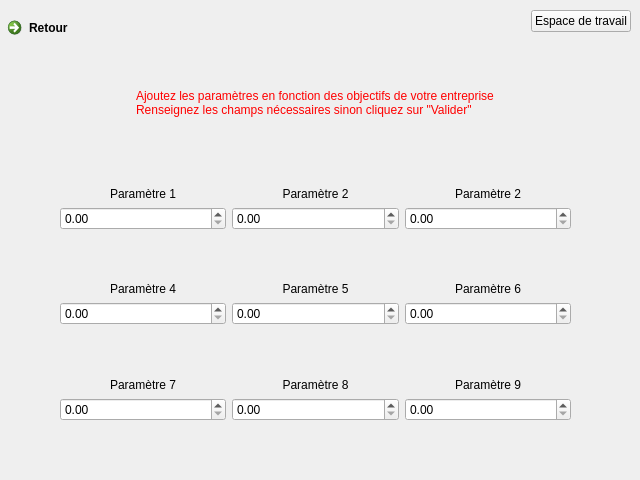
<?xml version="1.0" encoding="UTF-8"?>
<ui version="4.0">
 <class>Dialog</class>
 <widget class="QDialog" name="Dialog">
  <property name="geometry">
   <rect>
    <x>0</x>
    <y>0</y>
    <width>640</width>
    <height>480</height>
   </rect>
  </property>
  <property name="windowTitle">
   <string>Dialog</string>
  </property>
  <property name="styleSheet">
   <string notr="true"/>
  </property>
  <widget class="QWidget" name="layoutWidget_3">
   <property name="geometry">
    <rect>
     <x>0</x>
     <y>10</y>
     <width>631</width>
     <height>115</height>
    </rect>
   </property>
   <layout class="QVBoxLayout" name="verticalLayout_2">
    <item>
     <layout class="QHBoxLayout" name="horizontalLayout_2">
      <item alignment="Qt::AlignLeft|Qt::AlignTop">
       <widget class="QCommandLinkButton" name="retour">
        <property name="text">
         <string>Retour</string>
        </property>
       </widget>
      </item>
      <item alignment="Qt::AlignRight|Qt::AlignTop">
       <widget class="QPushButton" name="pushButton_5">
        <property name="text">
         <string>Espace de travail</string>
        </property>
       </widget>
      </item>
     </layout>
    </item>
    <item>
     <spacer name="horizontalSpacer">
      <property name="orientation">
       <enum>Qt::Horizontal</enum>
      </property>
      <property name="sizeHint" stdset="0">
       <size>
        <width>40</width>
        <height>20</height>
       </size>
      </property>
     </spacer>
    </item>
    <item alignment="Qt::AlignHCenter">
     <widget class="QLabel" name="label">
      <property name="styleSheet">
       <string notr="true">font: 75 12pt &quot;MS Shell Dlg 2&quot;;
color: rgb(255, 0, 0);</string>
      </property>
      <property name="text">
       <string>Ajoutez les paramètres en fonction des objectifs de votre entreprise
Renseignez les champs nécessaires sinon cliquez sur &quot;Valider&quot;</string>
      </property>
     </widget>
    </item>
   </layout>
  </widget>
  <widget class="QWidget" name="layoutWidget">
   <property name="geometry">
    <rect>
     <x>60</x>
     <y>140</y>
     <width>511</width>
     <height>281</height>
    </rect>
   </property>
   <layout class="QGridLayout" name="gridLayout">
    <item row="0" column="0">
     <layout class="QVBoxLayout" name="verticalLayout">
      <item>
       <widget class="QLabel" name="label_2">
        <property name="styleSheet">
         <string notr="true"/>
        </property>
        <property name="text">
         <string>Paramètre 1</string>
        </property>
        <property name="alignment">
         <set>Qt::AlignBottom|Qt::AlignHCenter</set>
        </property>
       </widget>
      </item>
      <item>
       <widget class="QDoubleSpinBox" name="doubleSpinBox"/>
      </item>
     </layout>
    </item>
    <item row="0" column="1">
     <layout class="QVBoxLayout" name="verticalLayout_4">
      <item>
       <widget class="QLabel" name="label_4">
        <property name="styleSheet">
         <string notr="true"/>
        </property>
        <property name="text">
         <string>Paramètre 2</string>
        </property>
        <property name="alignment">
         <set>Qt::AlignBottom|Qt::AlignHCenter</set>
        </property>
       </widget>
      </item>
      <item>
       <widget class="QDoubleSpinBox" name="doubleSpinBox_3"/>
      </item>
     </layout>
    </item>
    <item row="0" column="2">
     <layout class="QVBoxLayout" name="verticalLayout_3">
      <item>
       <widget class="QLabel" name="label_3">
        <property name="styleSheet">
         <string notr="true"/>
        </property>
        <property name="text">
         <string>Paramètre 2</string>
        </property>
        <property name="alignment">
         <set>Qt::AlignBottom|Qt::AlignHCenter</set>
        </property>
       </widget>
      </item>
      <item>
       <widget class="QDoubleSpinBox" name="doubleSpinBox_2"/>
      </item>
     </layout>
    </item>
    <item row="1" column="0">
     <layout class="QVBoxLayout" name="verticalLayout_6">
      <item>
       <widget class="QLabel" name="label_6">
        <property name="styleSheet">
         <string notr="true"/>
        </property>
        <property name="text">
         <string>Paramètre 4</string>
        </property>
        <property name="alignment">
         <set>Qt::AlignBottom|Qt::AlignHCenter</set>
        </property>
       </widget>
      </item>
      <item>
       <widget class="QDoubleSpinBox" name="doubleSpinBox_5"/>
      </item>
     </layout>
    </item>
    <item row="1" column="1">
     <layout class="QVBoxLayout" name="verticalLayout_5">
      <item>
       <widget class="QLabel" name="label_5">
        <property name="styleSheet">
         <string notr="true"/>
        </property>
        <property name="text">
         <string>Paramètre 5</string>
        </property>
        <property name="alignment">
         <set>Qt::AlignBottom|Qt::AlignHCenter</set>
        </property>
       </widget>
      </item>
      <item>
       <widget class="QDoubleSpinBox" name="doubleSpinBox_4"/>
      </item>
     </layout>
    </item>
    <item row="1" column="2">
     <layout class="QVBoxLayout" name="verticalLayout_7">
      <item>
       <widget class="QLabel" name="label_7">
        <property name="styleSheet">
         <string notr="true"/>
        </property>
        <property name="text">
         <string>Paramètre 6</string>
        </property>
        <property name="alignment">
         <set>Qt::AlignBottom|Qt::AlignHCenter</set>
        </property>
       </widget>
      </item>
      <item>
       <widget class="QDoubleSpinBox" name="doubleSpinBox_6"/>
      </item>
     </layout>
    </item>
    <item row="2" column="0">
     <layout class="QVBoxLayout" name="verticalLayout_9">
      <item>
       <widget class="QLabel" name="label_9">
        <property name="styleSheet">
         <string notr="true"/>
        </property>
        <property name="text">
         <string>Paramètre 7</string>
        </property>
        <property name="alignment">
         <set>Qt::AlignBottom|Qt::AlignHCenter</set>
        </property>
       </widget>
      </item>
      <item>
       <widget class="QDoubleSpinBox" name="doubleSpinBox_8"/>
      </item>
     </layout>
    </item>
    <item row="2" column="1">
     <layout class="QVBoxLayout" name="verticalLayout_8">
      <item>
       <widget class="QLabel" name="label_8">
        <property name="styleSheet">
         <string notr="true"/>
        </property>
        <property name="text">
         <string>Paramètre 8</string>
        </property>
        <property name="alignment">
         <set>Qt::AlignBottom|Qt::AlignHCenter</set>
        </property>
       </widget>
      </item>
      <item>
       <widget class="QDoubleSpinBox" name="doubleSpinBox_7"/>
      </item>
     </layout>
    </item>
    <item row="2" column="2">
     <layout class="QVBoxLayout" name="verticalLayout_10">
      <item>
       <widget class="QLabel" name="label_10">
        <property name="styleSheet">
         <string notr="true"/>
        </property>
        <property name="text">
         <string>Paramètre 9</string>
        </property>
        <property name="alignment">
         <set>Qt::AlignBottom|Qt::AlignHCenter</set>
        </property>
       </widget>
      </item>
      <item>
       <widget class="QDoubleSpinBox" name="doubleSpinBox_9"/>
      </item>
     </layout>
    </item>
   </layout>
  </widget>
 </widget>
 <resources/>
 <connections/>
</ui>
